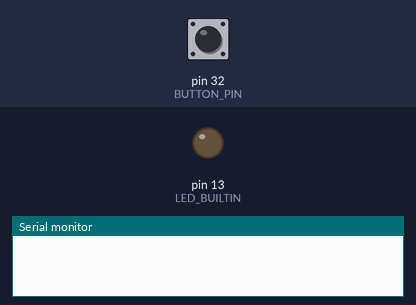
Simulated run of this program. Board: Teensy 3. Shown: output pins drawn as LEDs (lit = HIGH), the last lines printed to the serial monitor. The test bench sets the inputs (shaded band); at power-on: pin 32 (BUTTON_PIN) HIGH.

Above: at 2.2 s.
2.3 s: pin 32 (BUTTON_PIN) pulled LOW for 0.15 s
At 2.42 s:
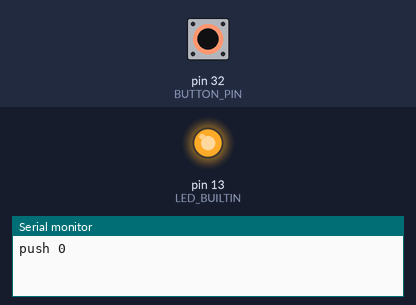
4.0 s: pin 32 (BUTTON_PIN) pulled LOW for 3.2 s
At 8.5 s:
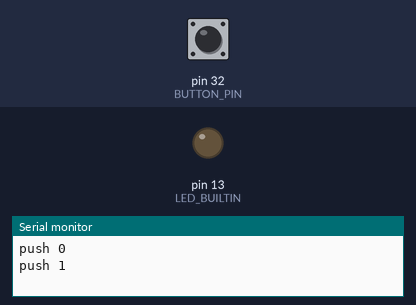
Timing chart, 0 to 10.0 s (numbered marks = the images above; inputs shaded):
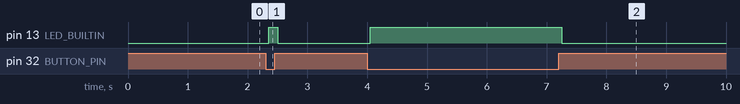

The program:

main.cpp
```cpp
#include <Metro.h>
#include <Bounce.h>
#include <Arduino.h>

#define DURATION 50
#define BUTTON_PIN 32

uint32_t count = 0;
Bounce button = Bounce(BUTTON_PIN, DURATION);


void setup()
{
    pinMode(BUTTON_PIN, INPUT_PULLUP);
    pinMode(LED_BUILTIN, OUTPUT);
    Serial.begin(9600);
    delay(1000);
}

void loop()
{
    if(button.update())
    {
        if(button.fallingEdge())
        {
            Serial.printf("push %d\n", count++);
            digitalWrite(LED_BUILTIN, HIGH);
        }
        else
        {
            digitalWrite(LED_BUILTIN, LOW);
        }
    }
}
```

Measured:
- after the input at 2.3 s, pin 13 (LED_BUILTIN): LOW → HIGH after 0.05 s, → LOW 0.15 s later
- after the input at 4.0 s, pin 13 (LED_BUILTIN): LOW → HIGH after 0.05 s, → LOW 3.2 s later
